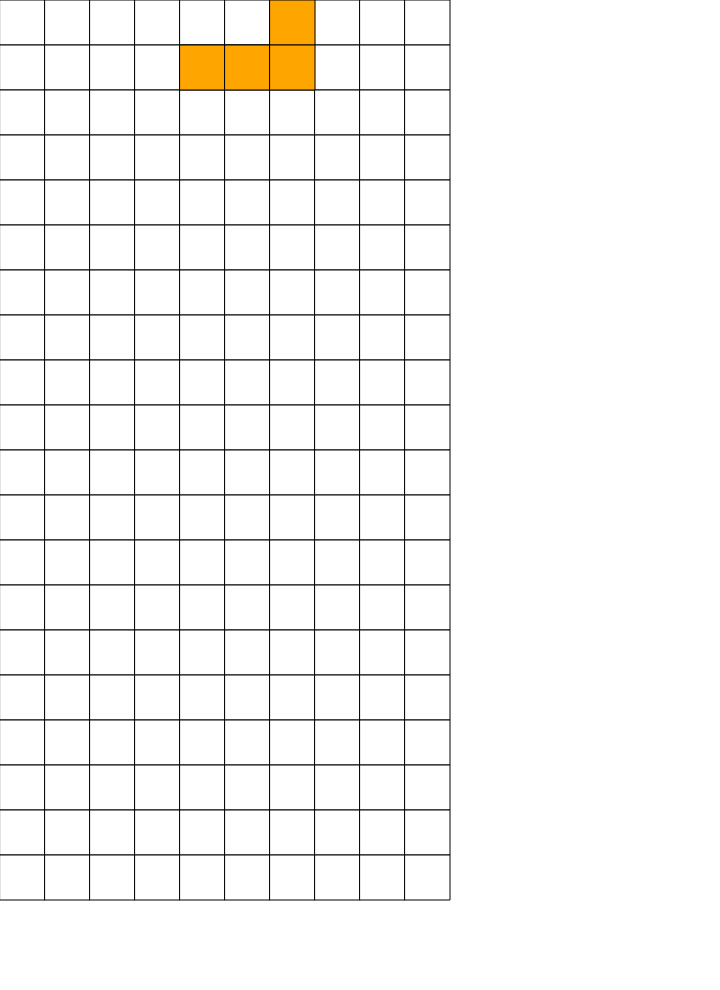
Frame 1 (no input)
Frame 60 (no input): identical to frame 1, image omitted
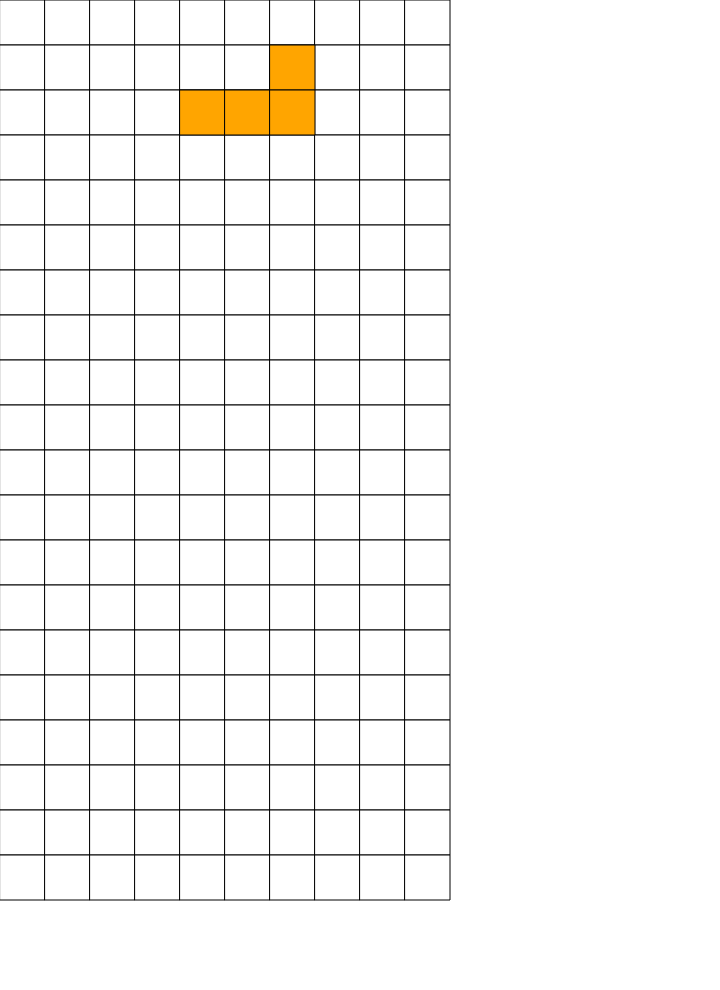
Frame 120 (the mouse pressed at the canvas centre since frame 60)

The p5.js sketch that drew these frames (run headless with seeded random() and noise() and a simulated clock; from frame 60 on, the mouse is pressed at the canvas centre):

// p5.js sketch
// ── sketch.js
let manager;
let inputHandler

function setup(){
    manager = new GameManager();
    inputHandler = new InputHandler(manager);
    createDisplay();
}

function draw(){
    background(255);
    manager.update();
    manager.render();
}

function keyPressed(){
    if(inputHandler){
        inputHandler.handle(key);
    }
}

function createDisplay(){ //ゲーム画面を生成
    const boardWidth = 16;
    const boardHeight = 22;

    let blockSize = floor(min(
        windowWidth / boardWidth,
        windowHeight / boardHeight
    ));

    canvas = createCanvas(
        blockSize * boardWidth,
        blockSize * boardHeight
    );

    canvas.position(
        (windowWidth - width) / 2,
        (windowHeight - height) / 2
    );

    manager.setBlockSize(blockSize);
}

function windowResized(){ //画面を再生成
    createDisplay();
}

class GameManager{ //ゲームの状態遷移
    constructor(){ //初期設定
        this.factory = new TetrominoFactory();
        this.board = new Board(10,20)
        this.game = new Game(this.factory, this.board);

        this.renderer = new Renderer();

        this.state = new PlayState();
        this.state.enter(this);
    }

    setBlockSize(blockSize){
        this.renderer.setBlockSize(blockSize);
    }

    update(){ //現在の状態を実行
        this.state.update(this);
    }
    render(){ //描画
        this.state.render(this);
    }
    setState(newState){ //状態遷移
        this.state = newState;
        this.state.enter(this);
    }
}

class GameState{ //Stateパターン
    enter(manager){} //状態に入ったときの処理
    update(){} //毎フレームの処理
    render(){} //描画処理
}

class MenuState extends GameState{}
class PlayState extends GameState{
    enter(manager){
        this.manager = manager;
        this.game = manager.game;
        this.renderer = manager.renderer;
    }

    update(){
        this.game.update();
    }
    render(){
        this.renderer.drawBoard(this.game.board);
        this.renderer.drawPolyomino(this.game.current);
    }
}
class GameOverState extends GameState{}

class Game{ //ゲームのロジック
    constructor(factory, board){
        this.factory = factory;
        this.board = board;
        this.current = this.factory.createSevenBag(); //今のブロック
        this.next = this.factory.createSevenBag(); //次のブロック

        this.dropInterval = 1000; //落下間隔
        this.lastDropTime = millis();
    }

    update(){
        if(millis() - this.lastDropTime > this.dropInterval){
            this.lastDropTime = millis();
            if(!this.move(0, 1)){
                this.board.fix(this.current);
                this.board.clearLines();
                this.spawnNext();
                if(!this.board.canSpawn(this.current)){ //ゲームオーバー
                    //ゲームオーバー処理未実装
                }
            }
        }

    }

    move(dx, dy){ //移動
        const moved = this.current.cloneMoved(dx, dy);
        if(this.board.canPlace(moved)){
            this.current = moved;
            return true;
        }
        return false;
    }

    rotateRight(){ //右回転
        const rotated = this.current.cloneRotatedRight();
        if(this.board.canPlace(rotated)){
            this.current = rotated;
        }
    }

    rotateLeft(){ //左回転
        const rotated = this.current.cloneRotatedLeft();
        if(this.board.canPlace(rotated)){
            this.current = rotated;
        }
    }

    spawnNext(){ //次のブロックを生成
        this.current = this.next;
        this.next = this.factory.createSevenBag();
    }
}

class Polyomino{ //ブロックの基本操作
    constructor(type, shape, color, x = 4, y = 0){
        this.type = type; //ブロックの種類
        this.shape = shape; //ブロックの形
        this.color = color; //ブロックの色
        this.x = x; //初期座標
        this.y = y;
    }

    getPosition(){ //形から座標を取得
        return this.shape.map(([sx, sy]) => [this.x + sx, this.y + sy]);
    }

    clone(){ //コピーを返す
        const shapeCopy = this.shape.map(([sx, sy]) => [sx, sy]);
        return new this.constructor(
            this.type,
            shapeCopy,
            this.color,
            this.x,
            this.y
        );
    }

    cloneMoved(dx, dy){ //移動したコピーを返す
        const shapeCopy = this.shape.map(([sx, sy]) => [sx, sy]);
        return new this.constructor(
            this.type,
            shapeCopy,
            this.color,
            this.x + dx,
            this.y + dy
        );
    }

    cloneRotatedRight(){ //右回転したコピーを返す
        const shapeCopy = this.shape.map(([x, y]) => [-y, x]);
        return new this.constructor(
            this.type,
            shapeCopy,
            this.color,
            this.x,
            this.y
        );
    }
    cloneRotatedLeft(){ //左回転したコピーを返す
        const shapeCopy = this.shape.map(([x, y]) => [y, -x]);
        return new this.constructor(
            this.type,
            shapeCopy,
            this.color,
            this.x,
            this.y
        );
    }
}

class Tetromino extends Polyomino{
    constructor(type, shape, color, x, y){
        super(type, shape, color, x, y);
    }
}

class Pentomino extends Polyomino{}
class Hexomino extends Polyomino{}

class Factory{ //Factoryパターン
    constructor(){
        this.bag = [];
    }

    //生成ルールが増えたらStrategyパターンを適用
    create(type){ //ブロックを生成
        const shape = this.shapes[type];
        const color = this.colors[type];
        return new this.Product(type, shape, color);
    }

    createRandom(){ //ランダムにブロックを生成
        const types = Object.keys(this.shapes);
        const type = types[Math.floor(Math.random() * types.length)];
        return this.create(type);
    }

    createSevenBag(){ //7-bag方式
        if(this.bag.length == 0){
            const types = Object.keys(this.shapes);
            this.bag = types.slice(); //コピーを生成
            for(let i = this.bag.length - 1; i > 0; i--){ //シャッフル
                const j = Math.floor(Math.random() * (i + 1));
                [this.bag[i], this.bag[j]] = [this.bag[j], this.bag[i]];
            }
        }
        const type = this.bag.pop();
        return this.create(type);
    }
}

class TetrominoFactory extends Factory{
    constructor(){
        super();
        this.Product = Tetromino;
        this.shapes = { //キーと形情報
            I: [[0, 0], [1, 0], [2, 0], [3, 0]],
            O: [[0, 0], [1, 0], [0, 1], [1, 1]],
            T: [[1, 0], [0, 1], [1, 1], [2, 1]],
            S: [[1, 0], [2, 0], [0, 1], [1, 1]],
            Z: [[0, 0], [1, 0], [1, 1], [2, 1]],
            J: [[0, 0], [0, 1], [1, 1], [2, 1]],
            L: [[2, 0], [0, 1], [1, 1], [2, 1]]
        };
        this.colors = { //キーと形
            I: "cyan",
            O: "yellow",
            T: "purple",
            S: "green",
            Z: "red",
            J: "blue",
            L: "orange"
        };
    }
}

class PentominoFactory extends Factory{}
class HexominoFactory extends Factory{}

class Board{
    constructor(width, height){
        this.width = width;
        this.height = height;
        this.grid = this.createGrid();
    }

    createGrid(){ //盤面を作る
        return Array.from({length: this.height}, () =>
        Array(this.width).fill(null));

    }

    fix(polyomino){ //ブロックを固定
        for(const [x, y] of polyomino.getPosition()){
            if(
                x >= 0 && x < this.width &&
                y >= 0 && y < this.height
            ){
                this.grid[y][x] = {
                    type: polyomino.type,
                    color: polyomino.color
                };
            }
        }
    }

    clearLines(){ //埋まった行を削除
        this.grid = this.grid.filter(row => row.some(cell => !cell));
        const linesCleared = this.height - this.grid.length;
        while(this.grid.length < this.height){
            this.grid.unshift(Array(this.width).fill(null));
        }
        return linesCleared;
    }

    canPlace(polyomino){ //配置可能か
        for(const [x, y] of polyomino.getPosition()){
            if (x < 0 || x >= this.width || y >= this.height) return false;
            if (y >= 0 && this.grid[y][x]) return false;
        }
        return true;
    }
    
    canSpawn(polyomino){ //続行可能か
        return this.canPlace(polyomino);
    }
}

class Renderer{
    setBlockSize(blockSize){
        this.blockSize = blockSize;
    }

    drawBoard(board){ //ボードを描画
        const w =  board.width;
        const h = board.height;

        for(let i = 0; i < h; i++){
            for(let j = 0; j < w; j++){
                const cell = board.grid[i][j];
                if(cell){
                    fill(cell.color);
                }else{
                    fill("white");
                }
                rect(
                    j * this.blockSize,
                    i * this.blockSize,
                    this.blockSize,
                    this.blockSize,
                );
            }
        }
    }

    drawPolyomino(polyomino){ //ブロックを描画
        fill(polyomino.color);
        stroke(0);
        strokeWeight(1);
        for(const [x, y] of polyomino.getPosition()){
            rect(
                x * this.blockSize,
                y * this.blockSize,
                this.blockSize,
                this.blockSize
            );
        }
    }
}

class InputHandler{
    constructor(manager){
        this.manager = manager;
    }

    handle(key){
        const game = this.manager.game;

        switch(key){ //キーごとの操作
            case "w": while(game.move(0, 1)){} break;
            case "a": game.move(-1, 0); break;
            case "s": game.move(0, 1); break;
            case "d": game.move(1, 0); break;
            case "e": game.rotateRight(); break;
            case "q": game.rotateLeft(); break;
        }
    }
}
